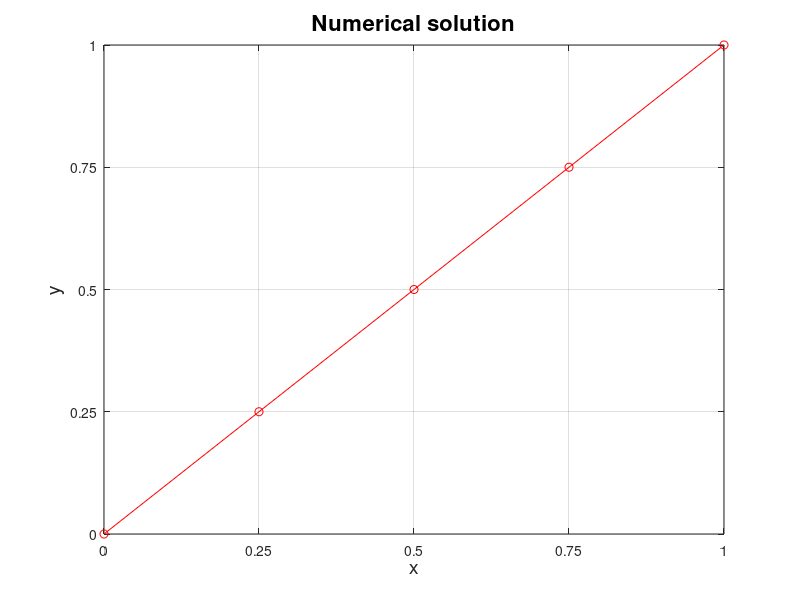

Here is the MATLAB script that generated this plot:
clear 
close all
clc

%% define the mesh
n_points = 5;
domain_size = 1;
h = domain_size/(n_points -1);
%% Initializing the problem
y(1) = 0;
y(n_points) = 1;

y_new(1) = 0;
y_new(n_points) = 1;

error_mag = 1;
error_req = 1e-7;
iterations = 0;
%% Calculations
while error_mag > error_req
    for i=2:(n_points -1)
          y_new(i)= 0.5 * (y(i-1)+ y(i+1));
          iterations = iterations + 1;
     end
     % Calculations of error magnitude
     error_mag = 0;
     for i=2:(n_points -1)
           error_mag = error_mag + abs(y(i)- y_new(i));
     end
     % assigning the new to be old
     y = y_new;
     
end
%% plotting
x_dom = ((1:n_points)-1)*h;
figure;
plot(x_dom, y, 'r-o')          % plot
xlabel('x', 'FontSize', 14)                     % label with unit and size
ylabel('y', 'FontSize', 14)
title('Numerical solution', 'FontSize', 16)          % axis tick label size
xticks(0:0.25:1)                                    % set tick locations if desired
xticklabels({'0','0.25','0.5','0.75','1'})
yticks(y)
grid on
